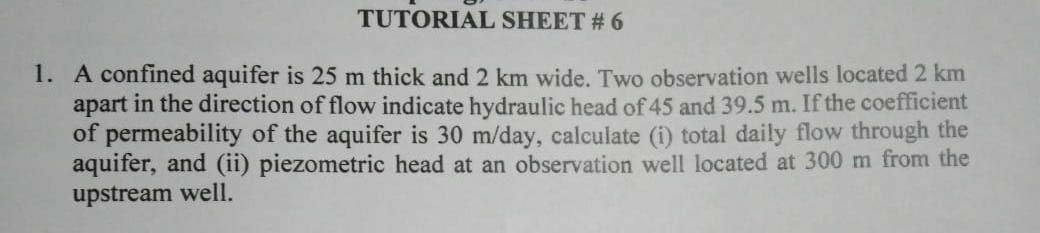
#> input picture a1.jpg, 1040 x 233 px
$ python seg8.py   (Python 2 division)   (older library calls are emulated)
#> lines starting #> are read from the running program, lines starting #| are printed output that depends on the picture; after the words box and inside, x2 and y2 are one past the last pixel; in counts of white or black regions, pixels touching at a corner belong together
import cv2
import numpy as np
import os

# Load the image
img = cv2.imread('a1.jpg')
#> img is the input picture: shape (233, 1040, 3); mean B, G, R 169.4, 170.5, 169.8
# convert to grayscale
gray = cv2.cvtColor(img, cv2.COLOR_BGR2GRAY)

# Apply adaptive threshold ()
thresh = cv2.threshold(gray,0,255,cv2.THRESH_BINARY_INV+cv2.THRESH_OTSU)[1]
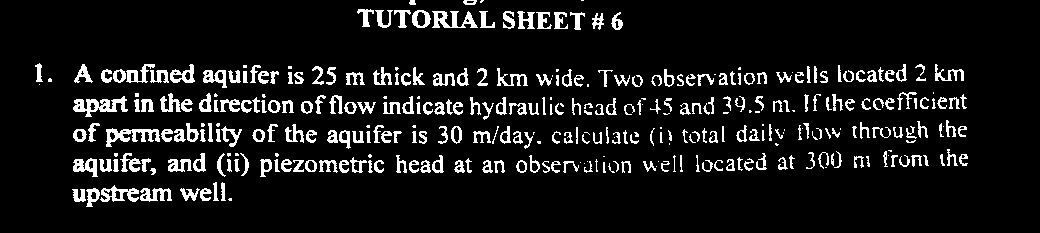
#> thresh: shape (233, 1040); 9.2% white; 345 white regions (66 under 20 px)
# Apply some dilation and erosion to join the gaps
cv2.imshow('image',thresh)
cv2.waitKey(0)

# Find the contours for each WORD
image,contours, hierarchy = cv2.findContours(thresh, cv2.RETR_EXTERNAL, cv2.CHAIN_APPROX_SIMPLE)
#> contours = 345 contours, 119 with area under 20; largest, box (x1, y1, x2, y2) and area: (73, 96, 128, 117) 464, (106, 128, 160, 147) 390, (432, 11, 478, 28) 340, (100, 185, 139, 202) 316, (170, 64, 195, 83) 256

# Create a folder to store the output files for segmentation
output_folder = "seg_folder/"
if not os.path.exists(output_folder):
    os.mkdir(output_folder)

word_count = 0

# Sort the contours for the words
boundingBoxes = [cv2.boundingRect(c) for c in contours]
#> boundingBoxes = 345 items, first 6: (228, 198, 4, 3), (72, 189, 14, 13), (200, 188, 12, 13), (180, 188, 20, 13), (140, 188, 32, 14), (86, 188, 14, 19)
(contours, boundingBoxes) = zip(*sorted(zip(contours, boundingBoxes), key=lambda b: b[1][0], reverse=False))
#> boundingBoxes = 345 items, first 6: (35, 63, 8, 19), (39, 84, 1, 1), (48, 78, 4, 4), (72, 189, 14, 13), (73, 158, 25, 19), (73, 129, 14, 13)

# Get the characters from inside each word using word's contour
for cnt in contours:
    # Get the word using the original image
    x, y, w, h = cv2.boundingRect(cnt)
    word_img = img[y:y + h]
    word_img = word_img[:, x:x + w]

    # Convert it to grayscale
    word_gray = cv2.cvtColor(word_img, cv2.COLOR_BGR2GRAY)

    # apply thresholding
    word_thresh = cv2.adaptiveThreshold(word_gray, 255, 1, 1, 11, 2)

    # Find contours inside the word, each contour will represent a character
    word_image,word_contours, word_hierarchy = cv2.findContours(word_thresh, cv2.RETR_EXTERNAL, cv2.CHAIN_APPROX_SIMPLE)
    boundingBoxes = [cv2.boundingRect(c) for c in word_contours]

    # Sort the contours for each word


    char_count = 0

    # Generate image file corresponding to each character in the word
    for char_cnt in word_contours:
        char_x, char_y, char_w, char_h = cv2.boundingRect(char_cnt)
        char = word_img
        char = char[:, char_x:char_x + char_w]
        height = len(word_img)
        if (char_h < height / 2):  # remove noise
            continue;
        # position the image in center
        if (height < char_w):
            top_border = (char_w - height) / 2;
            bottom_border = (char_w - height - top_border)
            char = cv2.copyMakeBorder(char, top_border, bottom_border, 0, 0, cv2.BORDER_CONSTANT, value=[255, 255, 255])

        if (char_w < height):
            left_border = (height - char_w) / 2
            right_border = (height - char_w - left_border)
            char = cv2.copyMakeBorder(char, 0, 0, left_border, right_border, cv2.BORDER_CONSTANT, value=[255, 255, 255])

        # Our caffe model was trained on 128*128, so we resize the image to the same size
        char = cv2.resize(char, (128, 128))
        cv2.imwrite(output_folder + "word_" + str(word_count) + "char_" + str(char_count) + ".png", char)
        char_count += 1
    word_count += 1
#> this loop made 345 passes
#> (x, y, w, h, word_hierarchy, boundingBoxes) on passes 3, 9, 17: (48, 78, 4, 4, [[-1, -1, -1, -1]], [(0, 1, 4, 3)]), (86, 188, 14, 19, [[1, -1, -1, -1], [2, 0, -1, -1], [-1, 1, -1, -1]], [(11, 17, 3, 2), (13, 14, 1, 1), (0, 1, 13, 18)]), (114, 153, 4, 4, [[-1, -1, -1, -1]], [(0, 0, 4, 3)])
#> pass 1, `cv2.imwrite(output_folder + "word_" + str(word_count) + "char_" + str(..`:
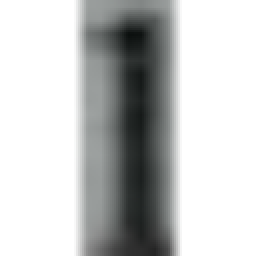
#> saved as word_0char_0.png: shape (128, 128, 3) (shown 2 times larger); mean B, G, R 197.9, 198.3, 197
#> after the loop, word_count = 345

$ run again, with a2.jpg copied over a1.jpg
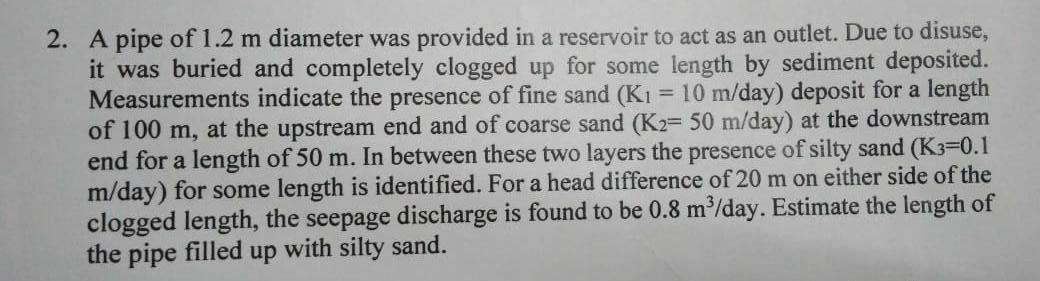
#> input picture a2.jpg, 1040 x 281 px
#> img is the input picture: shape (281, 1040, 3); mean B, G, R 159.5, 159.9, 159.6
#> `thresh = cv2.threshold(gray,0,255,cv2.THRESH_BINARY_INV+cv2.THRESH_OTS..`:
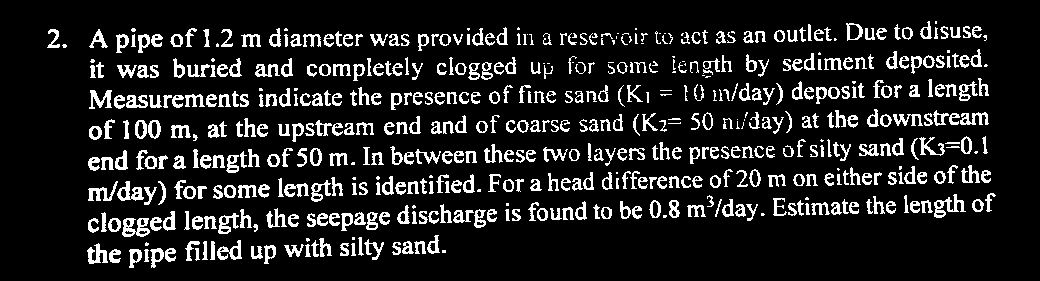
#> thresh: shape (281, 1040); 13.1% white in thin lines or dots, all inside (x1, y1, x2, y2) = (47, 21, 996, 268)
#> contours = 552 contours, 121 with area under 20; largest, box (x1, y1, x2, y2) and area: (122, 218, 150, 237) 328, (117, 181, 144, 201) 254, (934, 194, 966, 218) 236, (846, 23, 863, 41) 210, (217, 240, 242, 260) 207
#> `boundingBoxes = [cv2.boundingRect(c) for c in contours]`: boundingBoxes = 552 items, first 6: (442, 250, 4, 3), (144, 249, 5, 13), (129, 249, 13, 19), (109, 249, 12, 14), (195, 248, 5, 13), (165, 248, 11, 14)
#> `(contours, boundingBoxes) = zip(*sorted(zip(contours, boundingBoxes), ..`: boundingBoxes = 552 items, first 6: (47, 29, 13, 19), (62, 44, 5, 4), (87, 243, 21, 21), (88, 218, 11, 15), (88, 181, 30, 20), (88, 157, 12, 14)
#> the loop `for cnt in contours:` made 552 passes
#> (x, y, w, h, word_hierarchy, boundingBoxes) on passes 1, 2, 8: (47, 29, 13, 19, [[1, -1, -1, -1], [2, 0, -1, -1], [-1, 1, -1, -1]], [(2, 11, 1, 1), (2, 8, 1, 2), (0, 0, 13, 19)]), (62, 44, 5, 4, [[-1, -1, -1, -1]], [(1, 0, 4, 4)]), (89, 90, 23, 19, [[1, -1, -1, -1], [-1, 0, -1, -1]], [(10, 1, 1, 2), (0, 0, 23, 19)])
#> pass 3, `word_img = word_img[:, x:x + w]`:
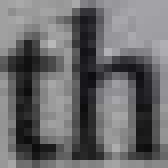
#> word_img: shape (21, 21, 3) (shown 8 times larger); mean of channels 0, 1, 2 106.6, 105.9, 105.9; drawn as B, G, R
#> after the loop `for cnt in contours:`: word_count = 552

$ run again, with bw.jpg copied over a1.jpg
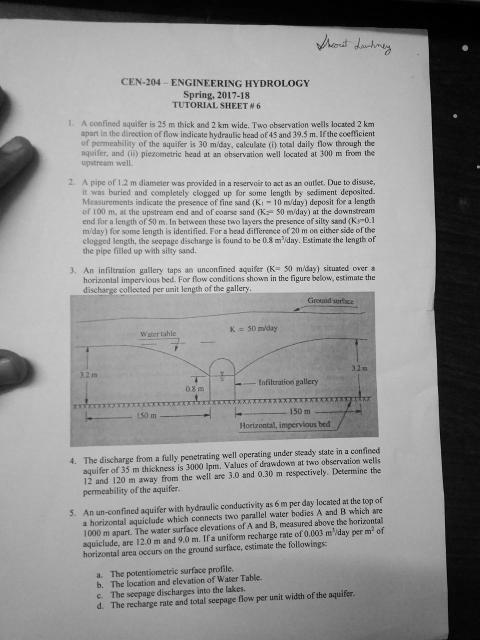
#> input picture bw.jpg, 960 x 1280 px (shown at 1/2 size)
#> img is the input picture: shape (1280, 960, 3); min 0, max 255, mean 146.7
#> `thresh = cv2.threshold(gray,0,255,cv2.THRESH_BINARY_INV+cv2.THRESH_OTS..`:
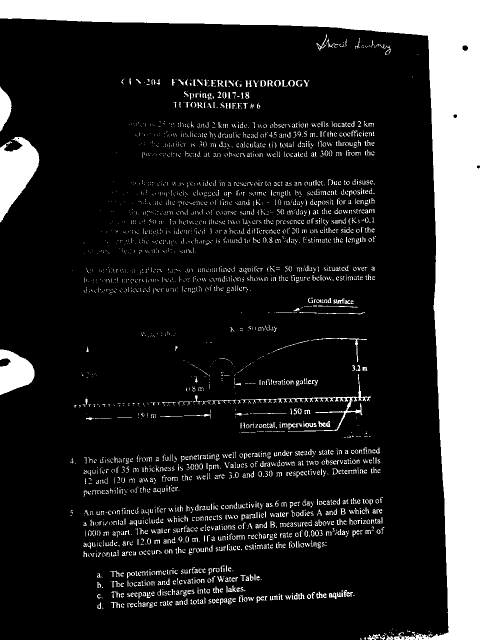
#> thresh: shape (1280, 960) (shown at 1/2 size); 16.9% white; 3119 white regions (2333 under 20 px)
#> contours = 3119 contours, 2873 with area under 20; largest, box (x1, y1, x2, y2) and area: (0, 0, 960, 1280) 150378, (0, 274, 79, 445) 7386, (0, 699, 69, 790) 4074, (0, 173, 23, 263) 1228, (555, 748, 742, 864) 906
#> `boundingBoxes = [cv2.boundingRect(c) for c in contours]`: boundingBoxes = 3119 items, first 6: (760, 1279, 1, 1), (720, 1276, 4, 4), (728, 1274, 4, 6), (760, 1273, 10, 7), (823, 1270, 2, 2), (764, 1270, 6, 3)
#> `(contours, boundingBoxes) = zip(*sorted(zip(contours, boundingBoxes), ..`: boundingBoxes = 3119 items, first 6: (0, 699, 69, 91), (0, 274, 79, 171), (0, 173, 23, 90), (0, 0, 960, 1280), (15, 291, 1, 2), (23, 279, 1, 1)
#> the loop `for cnt in contours:` made 3119 passes
#> (x, y, w, h, word_contours, word_hierarchy, boundingBoxes) on passes 18, 20, 23: (167, 1102, 7, 12, 1 contour, all with area under 20, [[-1, -1, -1, -1]], [(0, 0, 7, 12)]), (167, 1044, 6, 8, 2 contours, all with area under 20, [[1, -1, -1, -1], [-1, 0, -1, -1]], [(0, 0, 6, 8), (0, 0, 2, 2)]), (167, 940, 6, 8, 2 contours, all with area under 20, [[1, -1, -1, -1], [-1, 0, -1, -1]], [(0, 0, 6, 8), (1, 0, 2, 2)])
#> pass 1, `word_thresh = cv2.adaptiveThreshold(word_gray, 255, 1, 1, 11, 2)`:
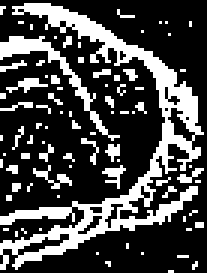
#> word_thresh: shape (91, 69) (shown 3 times larger); 27.7% white; 83 white regions (78 under 20 px), largest, box (x1, y1, x2, y2) and area: (0, 1, 68, 90) 1120, (0, 12, 40, 47) 180, (11, 55, 24, 63) 32, (2, 26, 16, 31) 30, (34, 55, 42, 63) 27
#> after the loop `for cnt in contours:`: word_count = 3119
